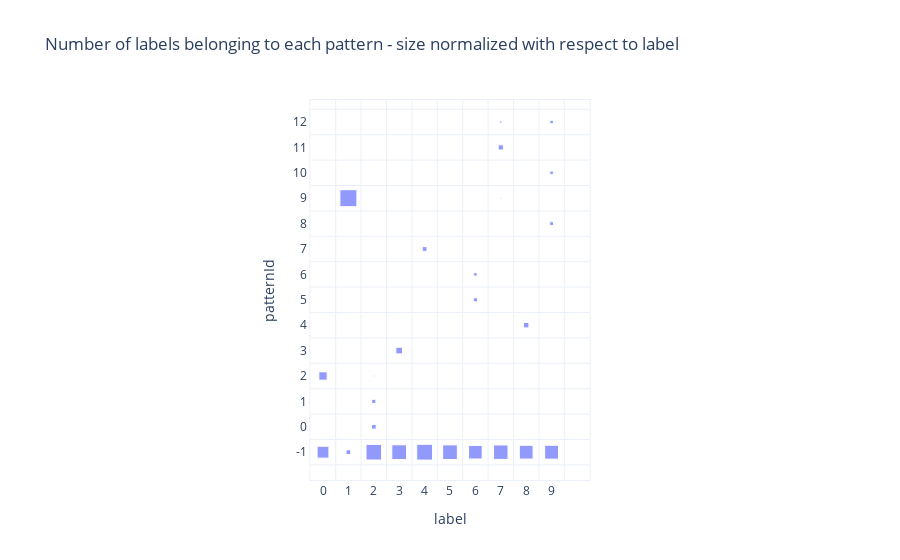

Notebook code for this chart:
### Markdown cell above
### Show overview of patterns with respect to output data (y)

### Code cell
%reload_ext autoreload
%autoreload 2

import nap
ap.layer_summary(layerId)

### Figure 1 — Plotly figure (JSON) as saved in the notebook; plotly's stock layout.template omitted (floating-point values rounded to 4 significant figures)
{"data": [{"hovertemplate": "label=%{x}<br>patternId=%{y}<br>counts=%{marker.size}<extra></extra>", "legendgroup": "", "marker": {"color": "#636efa", "size": [57, 9, 99, 89, 101, 87, 75, 85, 77, 78, 9, 7, 28, 1, 18, 12, 7, 5, 9, 6, 117, 1, 5, 11, 2, 5], "sizemode": "area", "sizeref": 0.8125, "symbol": "square"}, "mode": "markers", "name": "", "orientation": "v", "showlegend": false, "type": "scatter", "x": [0, 1, 2, 3, 4, 5, 6, 7, 8, 9, 2, 2, 0, 2, 3, 8, 6, 6, 4, 9, 1, 7, 9, 7, 7, 9], "xaxis": "x", "y": [-1, -1, -1, -1, -1, -1, -1, -1, -1, -1, 0, 1, 2, 2, 3, 4, 5, 6, 7, 8, 9, 9, 10, 11, 12, 12], "yaxis": "y"}], "layout": {"legend": {"itemsizing": "constant", "tracegroupgap": 0}, "title": {"text": "Number of labels belonging to each pattern - size normalized with respect to label"}, "xaxis": {"anchor": "y", "categoryarray": [0, 1, 2, 3, 4, 5, 6, 7, 8, 9], "categoryorder": "array", "constrain": "domain", "domain": [0, 1], "mirror": true, "range": [-0.5, 10.5], "showline": true, "tickson": "boundaries", "title": {"text": "label"}, "type": "category"}, "yaxis": {"anchor": "x", "categoryarray": [-1, 0, 1, 2, 3, 4, 5, 6, 7, 8, 9, 10, 11, 12], "categoryorder": "array", "domain": [0, 1], "mirror": true, "scaleanchor": "x", "scaleratio": 1, "showline": true, "tickson": "boundaries", "title": {"text": "patternId"}, "type": "category"}}}
